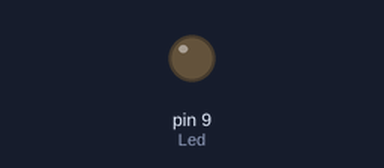
A sketch run on a simulated Arduino Uno, built with avr-gcc and run on an emulated ATmega328P. Parts: output pins drawn as LEDs (lit = HIGH).

Above: at 0.15 s.
Timing chart, 0 to 40.0 s (numbered marks = the images above):
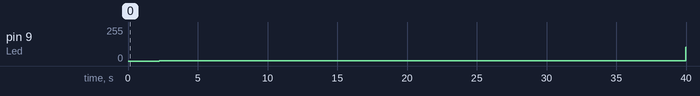

Measured:
- by itself, pin 9 (Led): 0/255 → 1/255 at 2.2 s, → 102/255 37.8 s later

The sketch:

led_PWM.ino
```cpp
const int Led=9;
int i;
void setup() {
pinMode(Led, OUTPUT);
}

void loop() {
for (i=1; i<225; i++){
analogWrite(Led,i);
delay(5);
}
for (i=225; i>0; i--){
  analogWrite(Led,i);
  delay(5);
}
}
```
